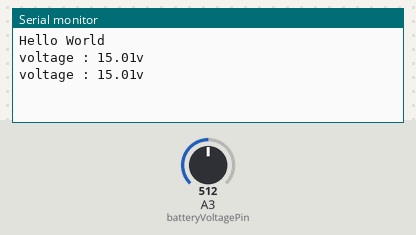
The sketch below on a simulated Arduino Uno, built with avr-gcc and run on an emulated ATmega328P. Parts: the last lines printed to the serial monitor. Inputs (shaded band) come from the test bench; at power-on: A3 (batteryVoltagePin) = 512.

Above: at 1.8 s.
1.9 s: A3 (batteryVoltagePin) set to 716
At 2.8 s:
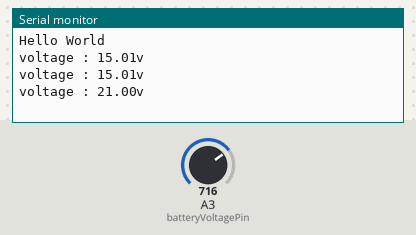
3.4 s: A3 (batteryVoltagePin) set to 900
At 4.6 s:
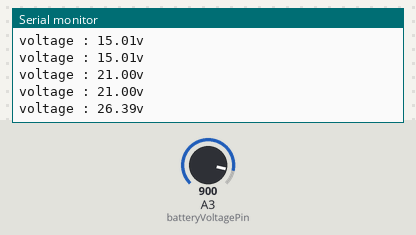
Timing chart, 0 to 6.4 s (numbered marks = the images above; inputs shaded):
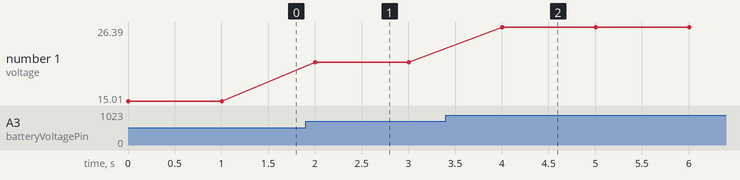

Measured:
- after the input at 1.9 s, the serial monitor: prints a new line after 0.10 s (image 1)
- after the input at 3.4 s, the serial monitor: prints a new line after 0.61 s (image 2)
- plotted number 1: 15.01 → 21 after the input at 1.9 s, 21 → 26.39 after the input at 3.4 s

The sketch:

adcBattery.ino
```cpp
/* Pinout Definition */
#define batteryVoltagePin A3

/* adcVoltage*/
long adcTimer = 1000;

void setup() {
  // put your setup code here, to run once:
  Serial.begin(115200);
  Serial.write("Hello World\n");
}

void loop() {
  // put your main code here, to run repeatedly:
  if(millis() - adcTimer > 1000) // print data every second
  {
    float voltage = analogRead(batteryVoltagePin);
    Serial.print("voltage : ");
    Serial.print(((voltage)*5/1023)*12/2);
    Serial.println("v");
    adcTimer = millis();
  }
}
```
